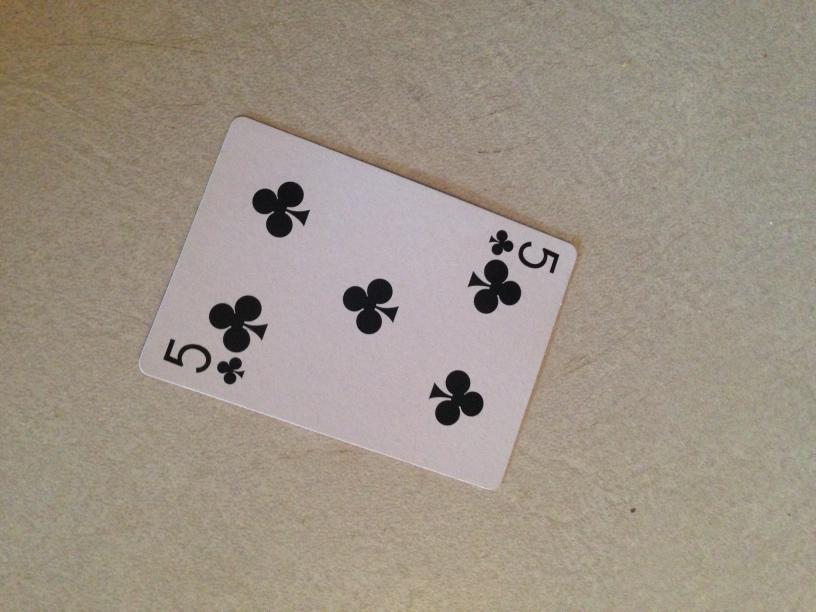
#> input picture 1.JPG, 1632 x 1224 px (shown at 1/2 size); its folder holds only this picture in this run
$ python -i cv_lib.py   (imports and definitions only)   (Python 2 division)   (older library calls are emulated)
#> lines starting #> are read from the running program, lines starting #| are printed output that depends on the picture; after the words box and inside, x2 and y2 are one past the last pixel; in counts of white or black regions, pixels touching at a corner belong together
import cv2
import numpy as np
import os
import pytesseract
from PIL import Image
from PIL import ImageFilter
from StringIO import StringIO
from matplotlib import pyplot as plt

MAX_CARDS=6

def show_img(img):
  while(True):
    cv2.imshow('-1',img)

    if cv2.waitKey(1) & 0xFF == ord('q'):
      break

  # When everything done, release the capture
  cap.release()
  cv2.destroyAllWindows()


def find_cards(image):
  # Step 1, find edges
  gray = cv2.cvtColor(image, cv2.COLOR_BGR2GRAY)
  gray = cv2.GaussianBlur(gray, (5,5), 0)
  edged = cv2.Canny(gray, 35, 200)

  # Step 2, find contours and sort in order of the area.
  # We assume the card is the focus of the picture so it should have the largest area
  (cnts, _) = cv2.findContours(edged.copy(), cv2.RETR_LIST, cv2.CHAIN_APPROX_SIMPLE)
  cnts = sorted(cnts, key = cv2.contourArea, reverse = True)[:MAX_CARDS*2]

  # loop over the contours
  filtered_cnts = []
  for c in cnts:
    # approximate the contour
    peri = cv2.arcLength(c, True)
    approx = cv2.approxPolyDP(c, 0.02 * peri, True)

    # if our approximated contour has four points, then we
    # can assume that we have found our card
    if len(approx) == 4:
      filtered_cnts.append(approx)

  double_filtered = []
  for c in filtered_cnts:
    if c[1][0][1] > 600:
      double_filtered.append(c)

  # sort by x value
  sorted_cnts = sorted(double_filtered, key=lambda x: x[1][0][0])

  def contours(screenCnt):
    cv2.drawContours(image, [screenCnt], -1, (0, 255, 0), 2)
    try:
      # Map the found coordinates of the contour into a 483x300 image
      destPoints = np.array([ [0,0],[482,0],[482,299],[0,299] ],np.float32)
      sourcePoints = np.array([ screenCnt[3][0], screenCnt[2][0], screenCnt[1][0], screenCnt[0][0] ], np.float32);
      transform = cv2.getPerspectiveTransform(sourcePoints, destPoints)
      warp = cv2.warpPerspective(image, transform, (483,300))
      return warp

    except Exception as e:
      print e
      return None

  cards = map(contours, sorted_cnts)
  # show_img(image)

  return cards

def rotate(mat, angle):
  height, width = mat.shape[:2]
  image_center = (width/2, height/2)

  rotation_mat = cv2.getRotationMatrix2D(image_center, angle, 1.)

  abs_cos = abs(rotation_mat[0,0])
  abs_sin = abs(rotation_mat[0,1])

  bound_w = int(height * abs_sin + width * abs_cos)
  bound_h = int(height * abs_cos + width * abs_sin)

  rotation_mat[0, 2] += bound_w/2 - image_center[0]
  rotation_mat[1, 2] += bound_h/2 - image_center[1]

  rotated_mat = cv2.warpAffine(mat, rotation_mat, (bound_w, bound_h))
  return rotated_mat

def rotate_90(mat):
  return rotate(mat, 90)

def find_text_in_top_corner(image):
  # crop image
  cropped_image = image[0:90, 0:55]
  # [5 lines of commented-out code are left out]

  gray_image = cropped_image

  cv2.imwrite("temp/image.png", gray_image)
  text = pytesseract.image_to_string(Image.open('temp/image.png'), lang="Card", config="-c tessedit_char_whitelist=23456789AKJQ  -psm 10")
  return gray_image, text

def find_text(image):
  cv2.imwrite("temp/image.png", image)
  return pytesseract.image_to_string(Image.open('temp/image.png'), lang="Card", config="-c tessedit_char_whitelist=123456789  -psm 10")

def to_bw(image):
  thresh = 127
  bw_im = cv2.threshold(image, thresh, 255, cv2.THRESH_BINARY)[1]
  return cv2.cvtColor(bw_im, cv2.COLOR_BGR2GRAY)

# def show_images(images):

# crop based on fixed poitns
# given big image

# get images in photos
# sort based on x

# filtered_imgs = []
# for each image
  # get thte top corner
  # run tess
  # if nil
    # get the flipped
    # get thte top corner
    # run tess
    # if nill
      # continue
  # add to  filtered imgs array

# print!
def get_cards(path):
  # load original
  # path = os.path.join("temp","20170226_064440.jpg")
#> called with path = '1.JPG'
  image = cv2.imread(path)
#> image is the input picture: shape (1224, 1632, 3); mean B, G, R 133.7, 146.4, 156.7

  cards = find_cards(image)
#> in find_cards, `gray = cv2.cvtColor(image, cv2.COLOR_BGR2GRAY)`:
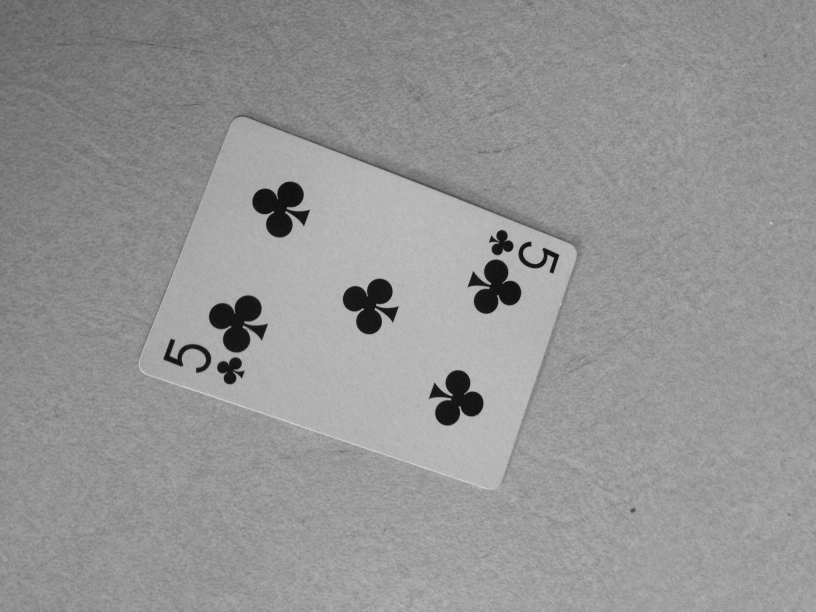
#> gray: shape (1224, 1632) (shown at 1/2 size); min 4, max 239, mean 148
#> in find_cards, `edged = cv2.Canny(gray, 35, 200)`:
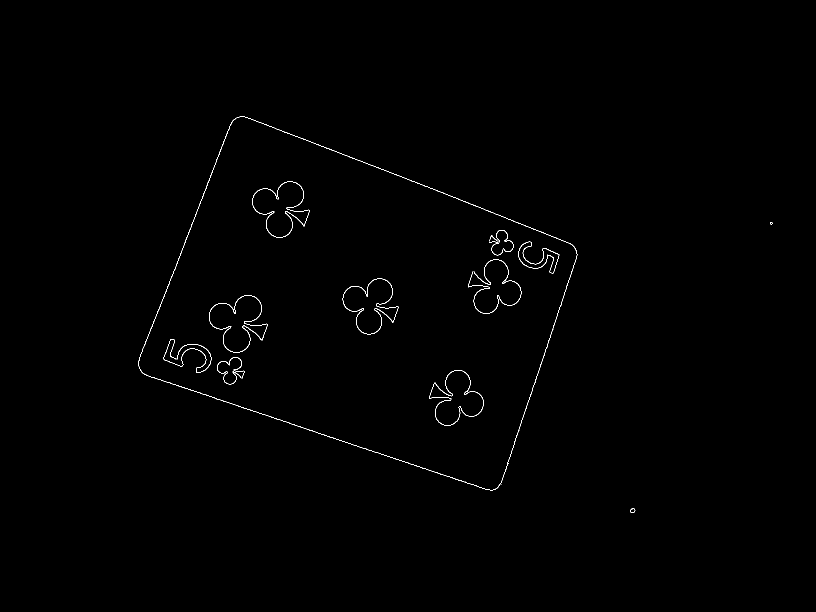
#> edged: shape (1224, 1632) (shown at 1/2 size); 0.36% white in thin lines or dots, all inside (x1, y1, x2, y2) = (277, 233, 1545, 1026)
#> in find_cards, `(cnts, _) = cv2.findContours(edged.copy(), cv2.RETR_LIST, cv2.CHAIN_AP..`: cnts = 21 contours, 5 with area under 20; largest, box (x1, y1, x2, y2) and area: (277, 233, 1155, 981) 403980, (277, 233, 1155, 981) 403694, (418, 590, 536, 705) 7671, (418, 590, 536, 705) 7522, (685, 557, 798, 669) 7068
#> in find_cards, `cnts = sorted(cnts, key = cv2.contourArea, reverse = True)[:MAX_CARDS*2]`: cnts = 12 contours; largest, box (x1, y1, x2, y2) and area: (277, 233, 1155, 981) 403980, (277, 233, 1155, 981) 403694, (418, 590, 536, 705) 7671, (418, 590, 536, 705) 7522, (685, 557, 798, 669) 7068
#> the loop in find_cards, `for c in cnts:` made 12 passes
#> peri on passes 3 to 12: 593, 593.2, 571.9, 569.3, 561.8, 553.2, 432.5, 432.1, 386.2, 383.8
#> (peri, approx) on passes 1 to 2: (2747.3, [[468, 238], [280, 740], [993, 977], [1149, 494]]), (2739.2, [[473, 235], [1149, 495], [992, 977], [280, 739]])
#> after the loop in find_cards, `for c in cnts:`: filtered_cnts = 2 contours; box (x1, y1, x2, y2) and area: (280, 235, 1150, 978) 385717, (280, 238, 1150, 978) 385670
#> the loop in find_cards, `for c in filtered_cnts:` made 2 passes
#> c on passes 1 to 2: [[468, 238], [280, 740], [993, 977], [1149, 494]], [[473, 235], [1149, 495], [992, 977], [280, 739]]
#> after the loop in find_cards, `for c in filtered_cnts:`: double_filtered = [[[468, 238], [280, 740], [993, 977], [1149, 494]]]
#> in find_cards, `sorted_cnts = sorted(double_filtered, key=lambda x: x[1][0][0])`: sorted_cnts has the same summary as double_filtered
#> in contours, `cv2.drawContours(image, [screenCnt], -1, (0, 255, 0), 2)`:
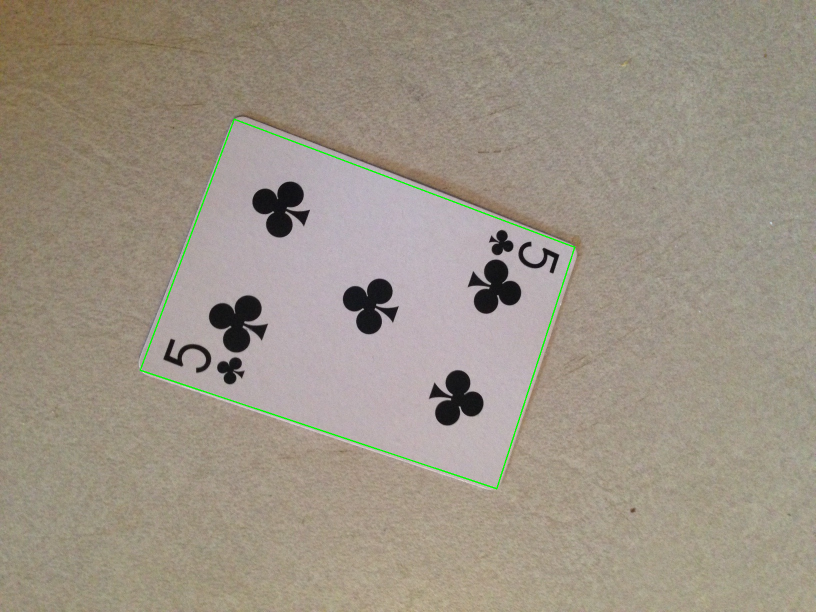
#> image: shape (1224, 1632, 3) (shown at 1/2 size); 0.34% of pixels changed, all inside (x1, y1, x2, y2) = (279, 237, 1151, 979)
#> in contours, `warp = cv2.warpPerspective(image, transform, (483,300))`:
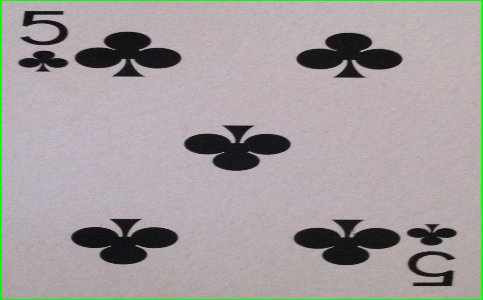
#> warp: shape (300, 483, 3); mean B, G, R 159.5, 158.6, 164.8
#> in find_cards, `cards = map(contours, sorted_cnts)`: cards = 1 item
#> cards = 1 item
  rotated_cards = map(rotate_90, cards)
#> in rotate, `rotated_mat = cv2.warpAffine(mat, rotation_mat, (bound_w, bound_h))`:
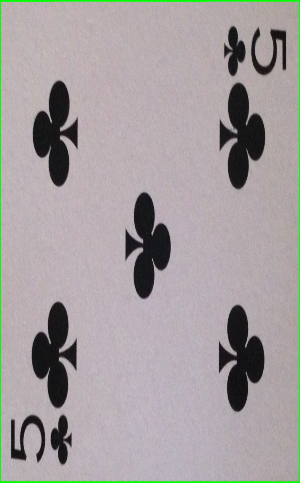
#> rotated_mat: shape (483, 300, 3); mean B, G, R 159.5, 158.6, 164.8
#> rotated_cards = 1 item

  cards = []
  for card in rotated_cards:
    top_corner = card[0:90, 0:55]
    bw_im = to_bw(top_corner)

    # print i, np.sum(gray_image)
    text = ""
    # is top corner all white?
    if np.sum(bw_im) > 1200000:
      # flip image
      card = cv2.flip(card,1)
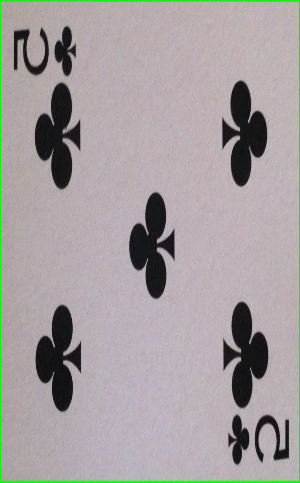
#> card: shape (483, 300, 3); mean of channels 0, 1, 2 159.5, 158.6, 164.8; drawn as B, G, R
      top_corner = card[0:90, 0:55]
      bw_im = to_bw(top_corner)
#> in to_bw (call 2), `return cv2.cvtColor(bw_im, cv2.COLOR_BGR2GRAY)`:
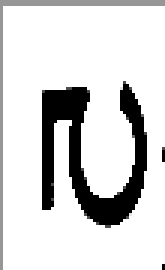
#> returned value: shape (90, 55) (shown 3 times larger); min 0, max 255, mean 213.3

    text = find_text(bw_im)
    if text == "":
      card = rotate(card, 180)
      top_corner = card[0:90, 0:55]
      bw_im = to_bw(top_corner)
    text = find_text(bw_im)

    print text

    import uuid
    uid = str(uuid.uuid1())
    cv2.imwrite("static/cards/"+uid+'.png', card)
    cv2.imwrite("temp/out/"+uid+'-top.png', bw_im)

    c = {
      'url': "/cards/"+uid+'.png',
      'val': int(text)
    }
    cards.append(c)
  return cards


# flip = cv2.flip(card,1)
    # cv2.imwrite("temp/out/"+str(i)+'-flip.png', flip)
    # text = None
    # gray_image, text = find_text_in_top_corner(card)
    # if(text == None):
    #   gray_image, text = find_text_in_top_corner(cv2.flip(card,1))
    # print i, text
    # # if(text == ""):
    # cv2.imshow(str(i),card)

    # # else:
    # #   cv2.imshow(str(i),gray_image)


# while(True):

#   if cv2.waitKey(1) & 0xFF == ord('q'):
#     break


# # def process_image(file):
# #     image = Image.open(file)
# #     image.filter(ImageFilter.SHARPEN)
# #     return pytesseract.image_to_string(image)


# # # import pytesser
# # # set up a video
# # # every five seconds take a photo
# # # save photo to disk
# # # stich photos together
# # # detect cards
# # # show cards


# # # Load the image
# # # image = cv2.imread("2.JPG")
# # # orig = image.copy()

# # image = None

# # def stich_images(images):
# #   stitcher = cv2.create_stitcher(False)
# #   result = stitcher.stitch(tuple(images))
# #   return result[1]


# # def run():
# #   cap = cv2.VideoCapture(0)

# #   while(True):
# #     # Capture frame-by-frame
# #     ret, frame = cap.read()

# #     # Our operations on the frame come here
# #     # gray = cv2.cvtColor(frame, cv2.COLOR_BGR2GRAY)
# #     image = frame
# #     images = get_images()

# #     # Display the resulting frame
# #     cv2.imshow('-1',frame)
# #     if(images is not None):
# #       print len(images)
# #       for i in range(len(images)):
# #         cv2.imshow(str(i),images[i])

# #     if cv2.waitKey(1) & 0xFF == ord('q'):
# #       break

# #   # When everything done, release the capture
# #   cap.release()
# #   cv2.destroyAllWindows()

# def show_img(img):
#   while(True):
#     cv2.imshow('-1',img)

#     if cv2.waitKey(1) & 0xFF == ord('q'):
#       break

#   # When everything done, release the capture
#   cap.release()
#   cv2.destroyAllWindows()

# # # stich images
# # def load_images_from_folder(folder):
# #   images = []
# #   for filename in os.listdir(folder):
# #     img = cv2.imread(os.path.join(folder,filename))
# #     if img is not None:
# #       images.append(img)
# #   return images

# # # images = load_images_from_folder('temp/')
# # # pano = stich_images(images)
# # # show_img(pano)

# def rotate(mat):
#   angle = 90
#   height, width = mat.shape[:2]
#   image_center = (width/2, height/2)

#   rotation_mat = cv2.getRotationMatrix2D(image_center, angle, 1.)

#   abs_cos = abs(rotation_mat[0,0])
#   abs_sin = abs(rotation_mat[0,1])

#   bound_w = int(height * abs_sin + width * abs_cos)
#   bound_h = int(height * abs_cos + width * abs_sin)

#   rotation_mat[0, 2] += bound_w/2 - image_center[0]
#   rotation_mat[1, 2] += bound_h/2 - image_center[1]

#   rotated_mat = cv2.warpAffine(mat, rotation_mat, (bound_w, bound_h))
#   return rotated_mat

# # def crop(img):
# #   cropped_img = img[2:90, 2:55]
# #   return cropped_img

# # image = cv2.imread(os.path.join("temp","left.png"))
# # images = get_images()
# # images = map(rotate, images)
# # flipped = []
# # for img in images:
# #   flipped.append(cv2.flip(img,1))

# # images = map(crop, images)
# # flipped = map(crop, flipped)

# # # for img in flipped:
# # #   img = Image.fromarray(img)
# # #   print(pytesseract.image_to_string(img))

# images = cards

# # img = images[0]
# # # im_gray = cv2.imread('grayscale_image.png', cv2.CV_LOAD_IMAGE_GRAYSCALE)

# # thresh = 127
# # im_bw = cv2.threshold(img, thresh, 255, cv2.THRESH_BINARY)[1]
# # gray_image = cv2.cvtColor(im_bw, cv2.COLOR_BGR2GRAY)

# # cv2.imwrite("test.png", gray_image)

# # print(process_image("test.png"))

# # # pytesseract.image_to_string(Image.open('test.png'), config="-c tessedit_char_whitelist=0123456789AKJQ  -psm 10")

# # while(True):
# #   cv2.imshow("0",img)
# #   cv2.imshow("1",gray_image)

# # # # # height, width = image.shape[:2]
# # # # print len(images)
# while(True):
#   for i in range(len(images)):
#     cv2.imshow(str(i),images[i])
#     # cv2.imshow(str(i+len(images)),flipped[i])
#   # cv2.imshow("image", image)

#   # for img in images:
#   #   gray_image = cv2.cvtColor(img, cv2.COLOR_BGR2GRAY)
#   #   import time

#   #   cv2.imshow(str()),gray_image)


#   if cv2.waitKey(1) & 0xFF == ord('q'):
#     break


# def pattern_match(image):
#   img_gray = cv2.cvtColor(image, cv2.COLOR_BGR2GRAY)
#   template = cv2.imread("temp/spade.jpg")

#   w, h = template.shape[::-1]

#   res = cv2.matchTemplate(img_gray,template,cv2.TM_CCOEFF_NORMED)
#   threshold = 0.8
#   loc = np.where( res >= threshold)
#   for pt in zip(*loc[::-1]):
#     print pt
#     # cv2.rectangle(img_rgb, pt, (pt[0] + w, pt[1] + h), (0,0,255), 2)

#   # print len(zip(*loc[::-1]))

#> (the run stopped early here; a loop or call above may not have finished)
